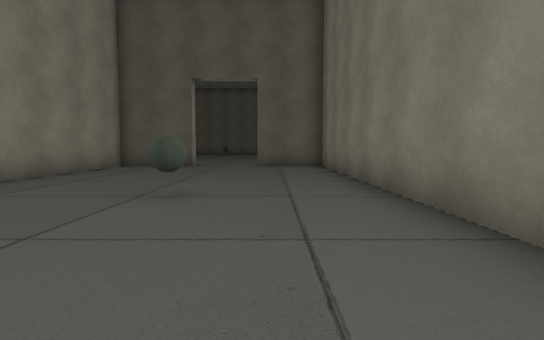
View 1 (above)

24 first-person views from a walk through a scene from a Unity 3-D project. The camera is 1.3 m above the floor, tilts 4° down and sees 80° across. The floor is counted in squares, 2 m on a side. Each view is taken from the middle of a square. On the plan, view 1 faces up. The plan holds only what a view shows up to about 10 squares ahead; the rest is blank. The place goes on beyond the plan. The player is left out. Some surface patterns are stand-ins.

View 2
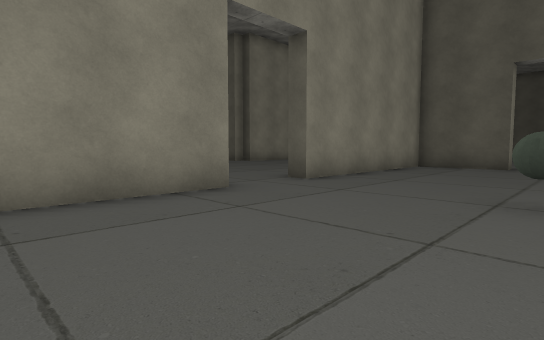

View 3
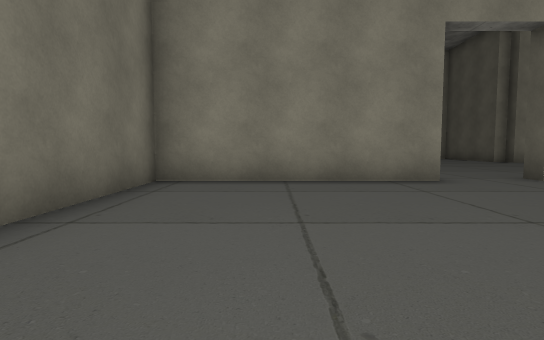

View 4
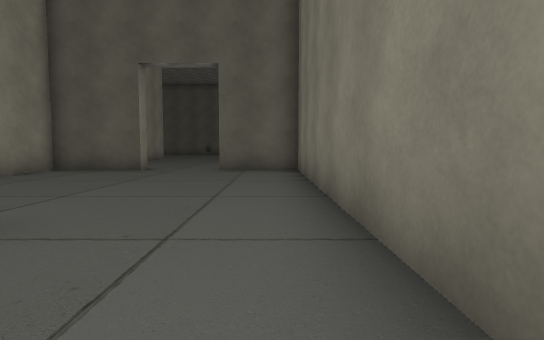

View 5
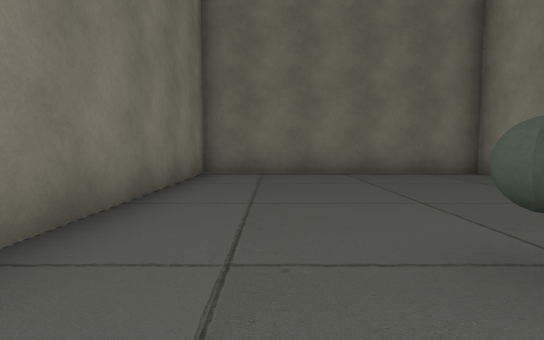

View 6
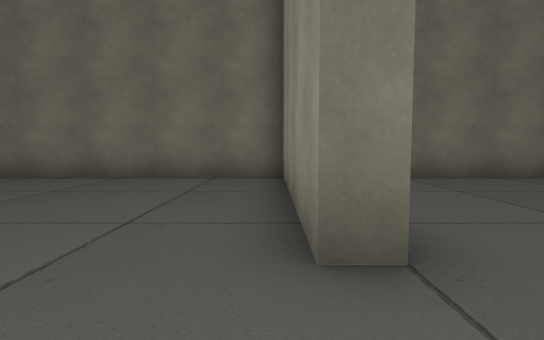

View 7
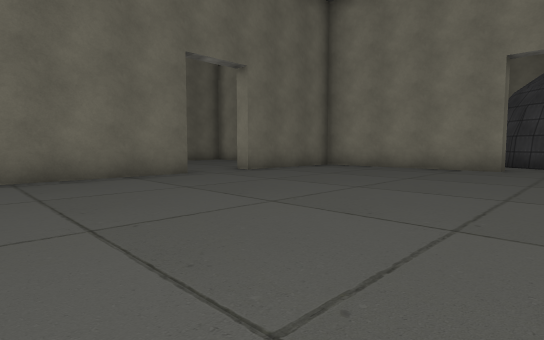

View 8
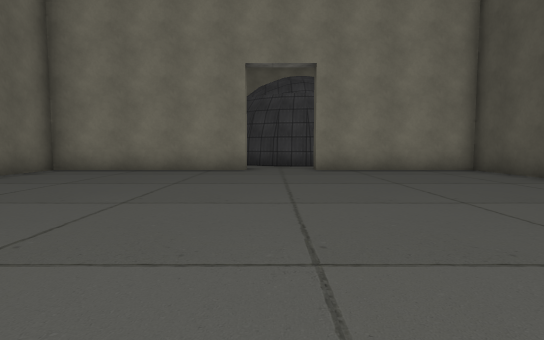

View 9
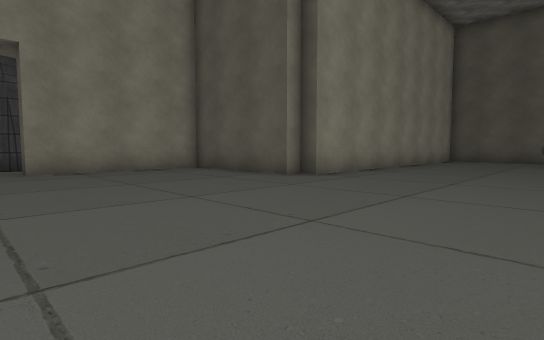

View 10
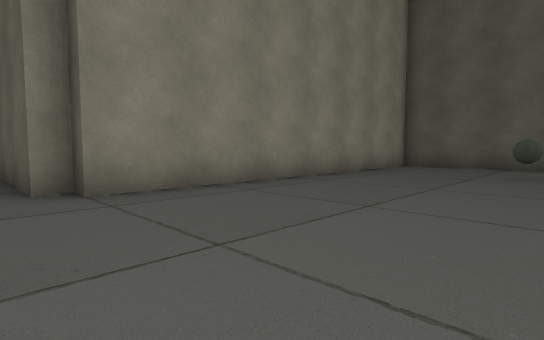

View 11
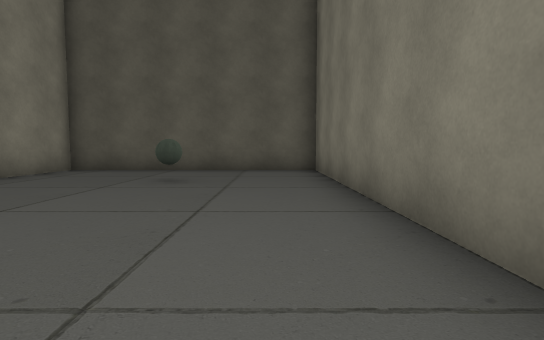

View 12
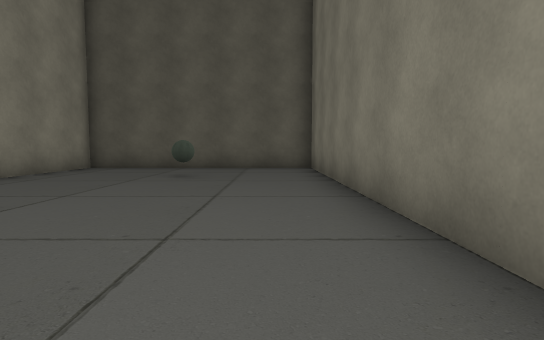

View 13
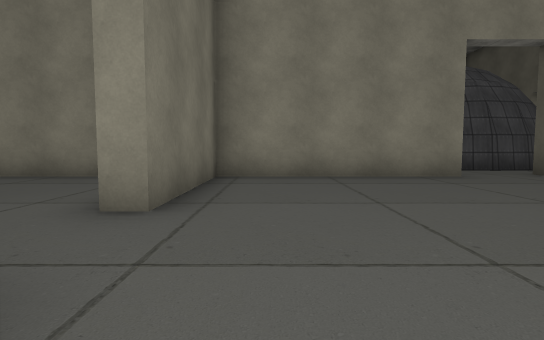

View 14
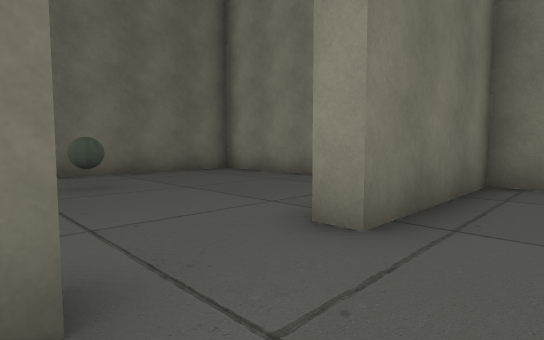

View 15
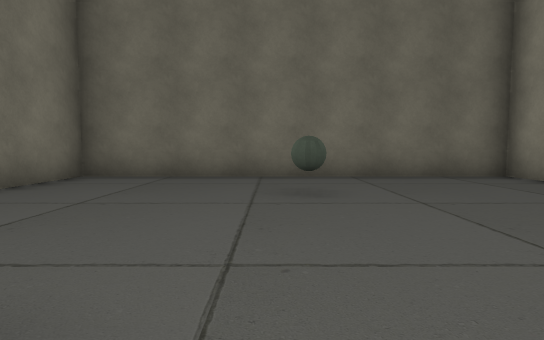

View 16
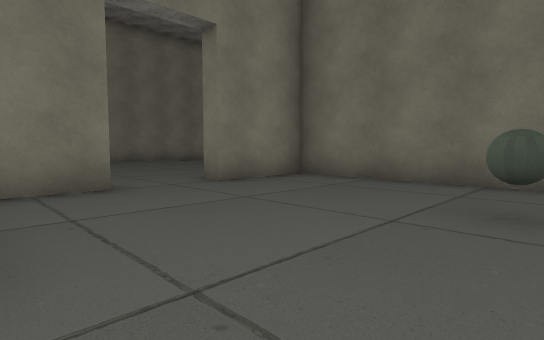

View 17
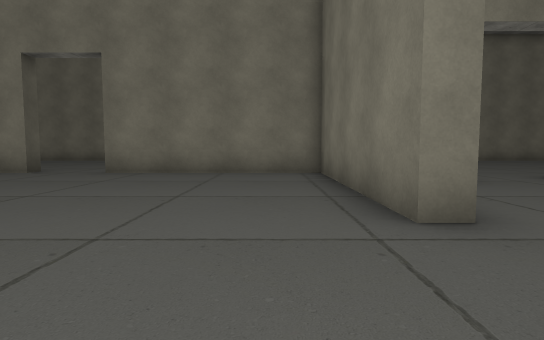

View 18
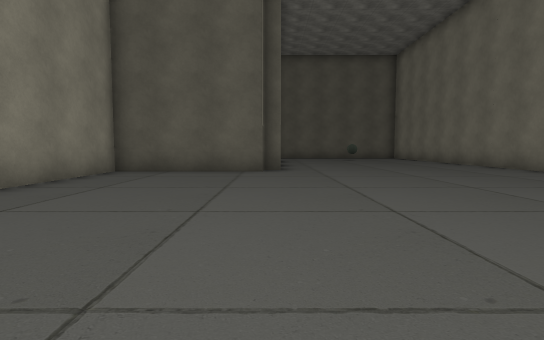

View 19
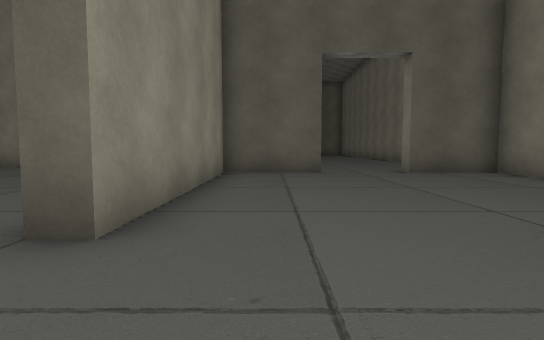

View 20
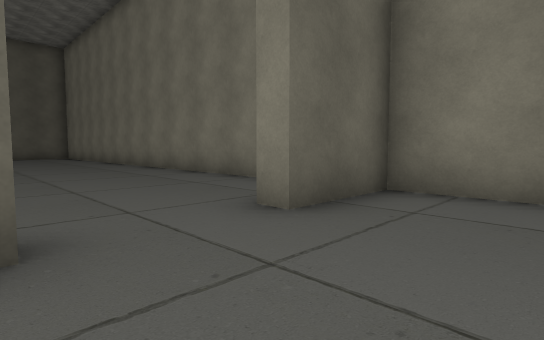

View 21
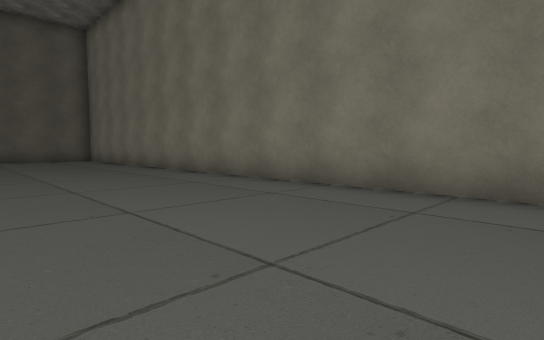

View 22
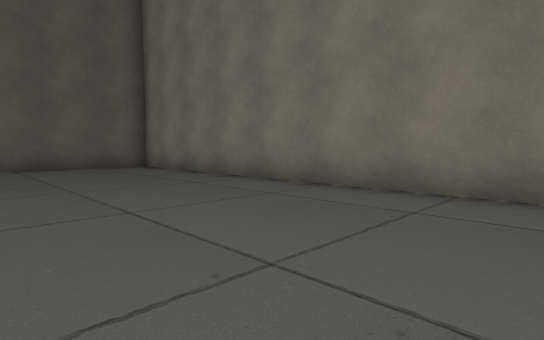

View 23
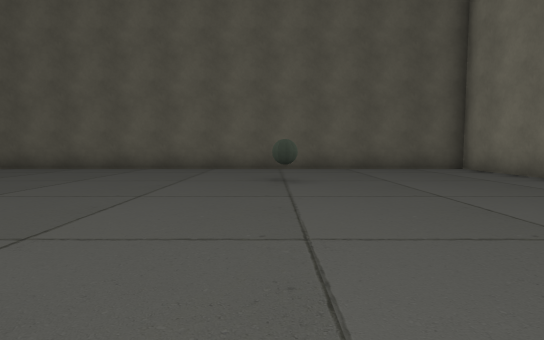

View 24
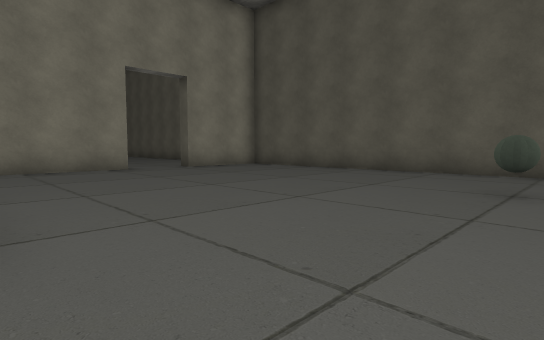

### Floor plan
Points are (right, up) in squares from view 1. A wall is a line through its corners. A room is listed if a view was taken in it or the views show most of it. See-through windows are left out.
Room 1 (views 1, 2, 3, 4, 5, 6, 19, 20)
walls: (-5.7, 3.3) (-5.2, 3.3) (-5.2, -2.2) (1.8, -2.2) (1.8, 11.2) (-0.5, 11.2); (-2.7, 11.2) (-5.2, 11.2) (-5.2, 5.3)
ways out: opening at (-6, 4.5) to room 2; opening at (-1.5, 11) to room 4
objects: ball (-1, 4)
Room 2 (views 7, 8, 9, 10, 11, 12, 13, 14, 15, 17, 18)
walls: (-5.7, 9.6) (-5.7, 20.3) (-12.7, 20.3) (-12.7, 10.3) (-13.2, 10.3) (-13.2, 9.8) (-17.2, 9.8) (-17.2, 5.3) (-17.8, 5.3); (-5.2, 5.3) (-5.7, 5.3) (-5.7, 6); (-17.8, 3.3) (-17.2, 3.3) (-17.2, -2.2) (-13.2, -2.2) (-13.2, -2.8); (-19.2, 6.4) (-19.1, 5.3) (-19.2, 4.2); (-11.3, -2.2) (-5.7, -2.2) (-5.7, 3.3)
ways out: opening at (-6, 4.5) to room 1; opening at (-12.5, -3) to room 3; opening at (-18, 4)
objects: ball (-9, 17)
Room 3 (view 16)
walls: (-11.3, -2.9) (-11.3, -2.2); (-17.2, -4.9) (-17.2, -9.3) (-7.8, -9.3) (-7.8, -6.8); (-7.8, -4.9) (-7.8, -3.4)
ways out: opening at (-12.5, -3) to room 2; opening at (-8, -5.5)
objects: ball (-13, -7)
Room 4 (views 21, 22, 23, 24)
walls: (-12.7, 24.8) (-12.7, 21.8); (-2.7, 11.8) (-2.7, 11.2); (1.8, 13.4) (1.8, 29.8) (-12.2, 29.8); (-0.5, 11.2) (-0.5, 11.8)
ways out: opening at (-1.5, 11) to room 1; opening at (-13, 25.5)
objects: ball (-4, 26)

Where each view was taken, in squares from view 1:
view 1: 0 up, 0 right, facing up
view 2: 0 up, 1 left, facing up-left
view 3: 0 up, 1 right, facing left
view 4: 2 up, 1 right, facing up
view 5: 6 up, 0 right, facing down
view 6: 5 up, 5 left, facing down
view 7: 5 up, 7 left, facing down-left
view 8: 4 up, 8 left, facing left
view 9: 4 up, 8 left, facing up-left
view 10: 9 up, 8 left, facing up-left
view 11: 11 up, 7 left, facing up
view 12: 10 up, 7 left, facing up
view 13: 1 down, 10 left, facing left
view 14: 1 down, 11 left, facing down-left
view 15: 2 down, 12 left, facing down
view 16: 3 down, 13 left, facing down-right
view 17: 1 down, 14 left, facing right
view 18: 1 up, 13 left, facing up
view 19: 3 up, 4 left, facing up
view 20: 9 up, 3 left, facing up-right
view 21: 13 up, 3 left, facing up-right
view 22: 19 up, 3 left, facing up-right
view 23: 20 up, 4 left, facing up
view 24: 21 up, 3 left, facing up-left
